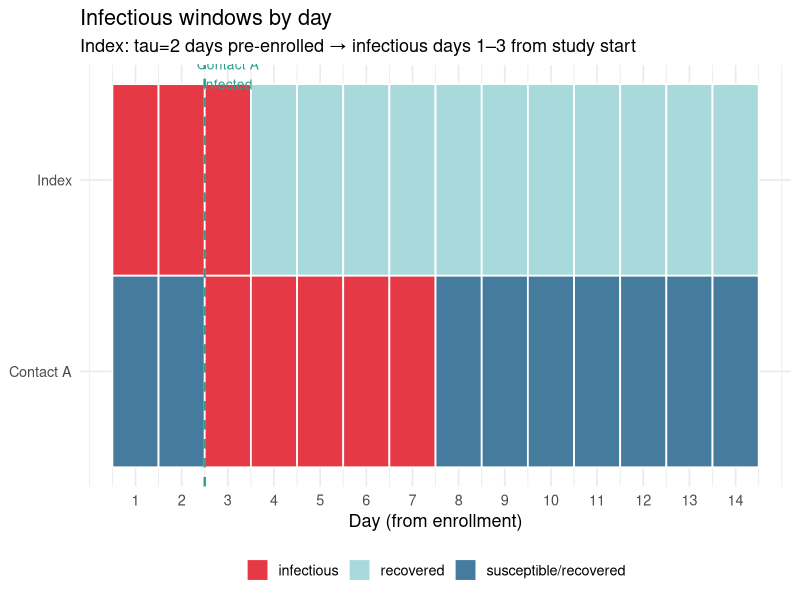
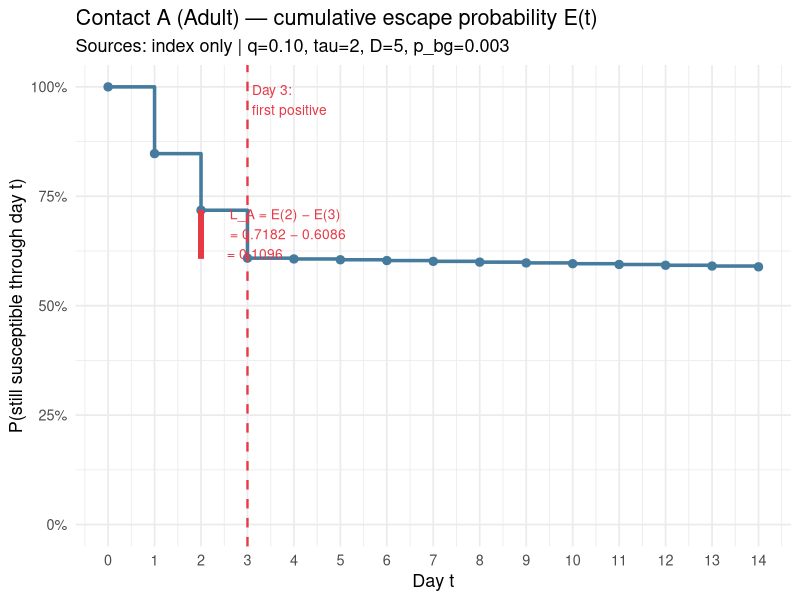
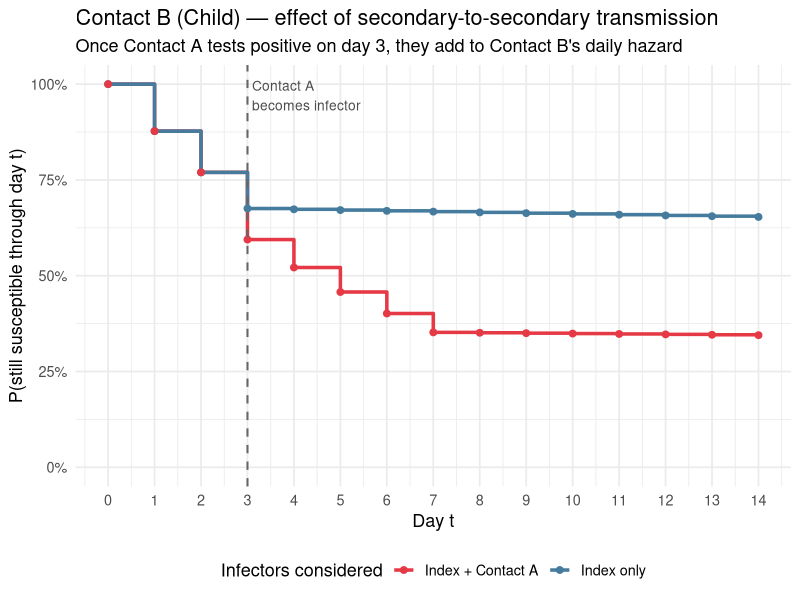
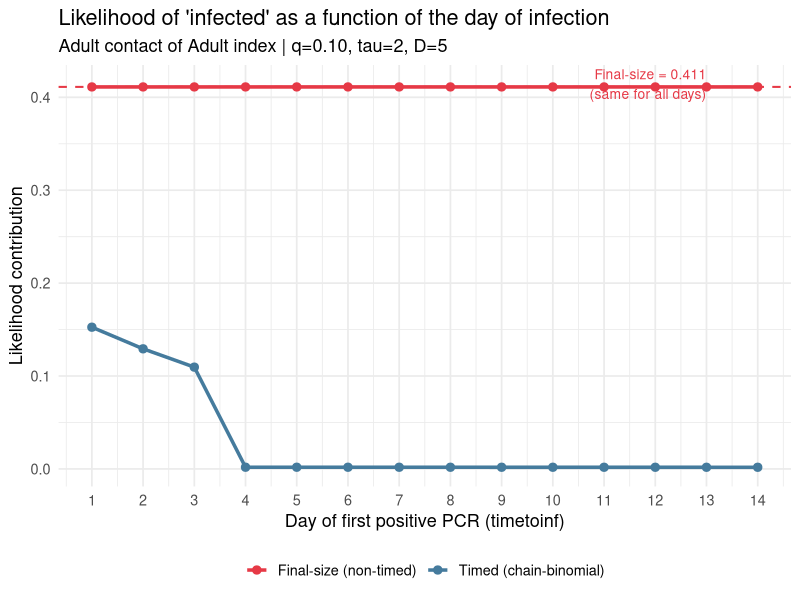

Recreate these plots in R, in order.
## ---- chunk 1
library(ggplot2)
library(dplyr)
library(tidyr)

theme_set(theme_minimal(base_size = 13))
## ---- chunk 2
# ── Parameters ────────────────────────────────────────────────────────────────
q     <- 0.10   # per-contact-per-day transmission probability
p_bg  <- 0.003  # daily community acquisition probability
D     <- 5      # infectious period (days)
tau   <- 2      # days index was ALREADY infectious before day 1 of study
                # (48h enrollment criterion → tau in {1,2,3})
T_follow <- 14  # observation window

# Simplified contact matrix (Child/Adult rates, contact-per-person-per-day)
# Derived from Prem et al. 2021 (Thailand, home setting)
C <- list(
  Adult_Adult = 1.50,
  Child_Adult = 1.20   # Child susceptible, Adult infector
)

# ── Household members ─────────────────────────────────────────────────────────
# Index: Adult, already infectious for tau=2 days → D-tau=3 remaining days
# Contact A: Adult, tests positive on day 3  (timetoinf = 3)
# Contact B: Child, never infected            (timetoinf = NA)

cat("Index case:  Adult\n")
cat(sprintf("  Infectious from:  %d days before enrollment\n", tau))
cat(sprintf("  Remaining infectious days from day 1:  %d (days 1–%d)\n",
            D - tau, D - tau))
cat("\nContact A:  Adult,  timetoinf = 3  (first positive PCR on day 3)\n")
cat("Contact B:  Child,  not infected\n")
## ---- chunk 3
days <- 1:T_follow

# Index: infectious on days 1 .. (D - tau)
index_window <- seq_len(max(0, D - tau))   # days 1, 2, 3

# Contact A: infectious from timetoinf_A to timetoinf_A + D - 1
timetoinf_A <- 3L
contactA_window <- seq(timetoinf_A, timetoinf_A + D - 1)

tibble(
  Day    = days,
  Index  = ifelse(Day %in% index_window, "infectious", "recovered"),
  `Contact A` = ifelse(Day %in% contactA_window, "infectious", "susceptible/recovered")
) %>%
  pivot_longer(-Day, names_to = "Person", values_to = "Status") %>%
  ggplot(aes(x = Day, y = Person, fill = Status)) +
  geom_tile(colour = "white", linewidth = 0.6) +
  scale_x_continuous(breaks = 1:T_follow) +
  scale_fill_manual(values = c(
    infectious           = "#E63946",
    recovered            = "#a8dadc",
    "susceptible/recovered" = "#457B9D"
  )) +
  geom_vline(xintercept = timetoinf_A - 0.5,
             linetype = "dashed", colour = "#2a9d8f", linewidth = 0.8) +
  annotate("text", x = timetoinf_A, y = 2.55,
           label = "Contact A\ninfected", colour = "#2a9d8f", size = 3.5) +
  labs(title = "Infectious windows by day",
       subtitle = sprintf("Index: tau=%d days pre-enrolled → infectious days 1–%d from study start",
                          tau, D - tau),
       x = "Day (from enrollment)", y = NULL, fill = NULL) +
  theme(legend.position = "bottom")
## ---- chunk 4
compute_escape_seq <- function(q, p_bg, D, sus_age, index_age,
                                tau, C, secondary_infectors = list(),
                                T_follow = 14L) {
  # secondary_infectors: list of list(age, start_day)
  index_days <- max(0L, D - tau)
  esc        <- numeric(T_follow + 1L)
  esc[1L]    <- 1.0

  for (t in seq_len(T_follow)) {
    day_esc <- 1 - p_bg

    # Index contribution
    if (t <= index_days) {
      rate    <- q * C[[paste0(sus_age, "_", index_age)]]
      day_esc <- day_esc * (1 - min(rate, 1 - 1e-9))
    }

    # Secondary infectors
    for (inf in secondary_infectors) {
      if (t >= inf$start && t < inf$start + D) {
        rate    <- q * C[[paste0(sus_age, "_", inf$age)]]
        day_esc <- day_esc * (1 - min(rate, 1 - 1e-9))
      }
    }

    esc[t + 1L] <- esc[t] * day_esc
  }
  esc
}
## ---- chunk 5
esc_A <- compute_escape_seq(q, p_bg, D, "Adult", "Adult", tau, C,
                             secondary_infectors = list(), T_follow = T_follow)

df_A <- tibble(
  t   = 0:T_follow,
  E_t = esc_A
)

# Likelihood = drop at day timetoinf_A
lik_A <- esc_A[timetoinf_A] - esc_A[timetoinf_A + 1L]

ggplot(df_A, aes(x = t, y = E_t)) +
  geom_step(colour = "#457B9D", linewidth = 1.2, direction = "hv") +
  geom_point(size = 2.5, colour = "#457B9D") +

  # Highlight E(t_inf - 1) and E(t_inf) — the likelihood = gap between them
  geom_segment(
    aes(x = timetoinf_A - 1, xend = timetoinf_A - 1,
        y = esc_A[timetoinf_A + 1L], yend = esc_A[timetoinf_A]),
    colour = "#E63946", linewidth = 2, linetype = "solid"
  ) +
  annotate("text", x = timetoinf_A - 0.5, y = mean(esc_A[timetoinf_A:(timetoinf_A + 1L)]),
           label = sprintf("L_A = E(%d) − E(%d)\n= %.4f − %.4f\n= %.4f",
                           timetoinf_A - 1, timetoinf_A,
                           esc_A[timetoinf_A], esc_A[timetoinf_A + 1L], lik_A),
           hjust = -0.05, colour = "#E63946", size = 3.5) +

  # Mark infection day
  geom_vline(xintercept = timetoinf_A, linetype = "dashed",
             colour = "#E63946", linewidth = 0.8) +
  annotate("text", x = timetoinf_A + 0.1, y = 0.97,
           label = "Day 3:\nfirst positive", hjust = 0,
           colour = "#E63946", size = 3.5) +

  scale_x_continuous(breaks = 0:T_follow) +
  scale_y_continuous(limits = c(0, 1), labels = scales::percent) +
  labs(title    = "Contact A (Adult) — cumulative escape probability E(t)",
       subtitle = sprintf("Sources: index only | q=%.2f, tau=%d, D=%d, p_bg=%.3f",
                          q, tau, D, p_bg),
       x = "Day t", y = "P(still susceptible through day t)")
## ---- chunk 6
df_A %>%
  filter(t <= 7) %>%
  mutate(
    daily_esc = c(NA, round(diff(E_t) / lag(E_t)[-1], 4)),  # approximate
    E_t       = round(E_t, 4)
  ) %>%
  rename(`Day t` = t, `E(t)` = E_t, `Daily escape factor` = daily_esc) %>%
  knitr::kable(caption = "Escape probability for Contact A (first 7 days)")
## ---- chunk 7
esc_B_no_chain <- compute_escape_seq(
  q, p_bg, D, "Child", "Adult", tau, C,
  secondary_infectors = list(),           # index only
  T_follow = T_follow
)

esc_B_with_chain <- compute_escape_seq(
  q, p_bg, D, "Child", "Adult", tau, C,
  secondary_infectors = list(             # index + Contact A from day 3
    list(age = "Adult", start = timetoinf_A)
  ),
  T_follow = T_follow
)

tibble(
  t              = 0:T_follow,
  `Index only`   = esc_B_no_chain,
  `Index + Contact A` = esc_B_with_chain
) %>%
  pivot_longer(-t, names_to = "Infectors", values_to = "E_t") %>%
  ggplot(aes(x = t, y = E_t, colour = Infectors)) +
  geom_step(linewidth = 1.2, direction = "hv") +
  geom_point(size = 2) +
  geom_vline(xintercept = timetoinf_A, linetype = "dashed",
             colour = "grey40", linewidth = 0.7) +
  annotate("text", x = timetoinf_A + 0.1, y = 0.97,
           label = "Contact A\nbecomes infector", hjust = 0,
           colour = "grey30", size = 3.5) +
  scale_x_continuous(breaks = 0:T_follow) +
  scale_y_continuous(limits = c(0, 1), labels = scales::percent) +
  scale_colour_manual(values = c("Index only" = "#457B9D",
                                  "Index + Contact A" = "#E63946")) +
  labs(title    = "Contact B (Child) — effect of secondary-to-secondary transmission",
       subtitle = "Once Contact A tests positive on day 3, they add to Contact B's daily hazard",
       x = "Day t", y = "P(still susceptible through day t)",
       colour = "Infectors considered") +
  theme(legend.position = "bottom")
## ---- chunk 8
lik_B_no_chain   <- esc_B_no_chain[T_follow + 1L]
lik_B_with_chain <- esc_B_with_chain[T_follow + 1L]

cat(sprintf("Contact B likelihood (not infected):\n"))
cat(sprintf("  Index only model:          E_B(%d) = %.4f\n",
            T_follow, lik_B_no_chain))
cat(sprintf("  With secondary chain:      E_B(%d) = %.4f\n",
            T_follow, lik_B_with_chain))
cat(sprintf("  Ratio: %.4f  (chain model assigns %.1f%% lower probability to 'not infected')\n",
            lik_B_with_chain / lik_B_no_chain,
            100 * (1 - lik_B_with_chain / lik_B_no_chain)))
## ---- chunk 9
loglik_no_chain   <- log(lik_A) + log(lik_B_no_chain)
loglik_with_chain <- log(lik_A) + log(lik_B_with_chain)

cat("Full household log-likelihood\n")
cat(sprintf("  log L_A                    = log(%.4f) = %.4f\n",
            lik_A, log(lik_A)))
cat(sprintf("\n  [Index only model]\n"))
cat(sprintf("  log L_B (not infected)     = log(%.4f) = %.4f\n",
            lik_B_no_chain, log(lik_B_no_chain)))
cat(sprintf("  TOTAL log-likelihood       = %.4f\n", loglik_no_chain))
cat(sprintf("\n  [With secondary chain]\n"))
cat(sprintf("  log L_B (not infected)     = log(%.4f) = %.4f\n",
            lik_B_with_chain, log(lik_B_with_chain)))
cat(sprintf("  TOTAL log-likelihood       = %.4f\n", loglik_with_chain))
## ---- chunk 10
# For a range of timetoinf values, compare timed vs final-size likelihood
t_range <- 1:T_follow

lik_timed_vec <- sapply(t_range, function(ti) {
  esc <- compute_escape_seq(q, p_bg, D, "Adult", "Adult", tau, C,
                            secondary_infectors = list(), T_follow = T_follow)
  esc[ti] - esc[ti + 1L]
})

# Final-size gives same likelihood regardless of when infection happened
esc_final <- compute_escape_seq(q, p_bg, D, "Adult", "Adult", tau, C,
                                 secondary_infectors = list(), T_follow = T_follow)
lik_final <- 1 - esc_final[T_follow + 1L]

tibble(
  `Day of infection (timetoinf)` = t_range,
  `Timed (chain-binomial)`       = lik_timed_vec,
  `Final-size (non-timed)`       = lik_final
) %>%
  pivot_longer(-`Day of infection (timetoinf)`, names_to = "Model", values_to = "Likelihood") %>%
  ggplot(aes(x = `Day of infection (timetoinf)`, y = Likelihood, colour = Model)) +
  geom_line(linewidth = 1.2) +
  geom_point(size = 2.5) +
  geom_hline(yintercept = lik_final, linetype = "dashed",
             colour = "#E63946", linewidth = 0.7) +
  annotate("text", x = 13, y = lik_final + 0.003,
           label = sprintf("Final-size = %.3f\n(same for all days)", lik_final),
           hjust = 1, colour = "#E63946", size = 3.5) +
  scale_x_continuous(breaks = 1:T_follow) +
  scale_colour_manual(values = c("Timed (chain-binomial)" = "#457B9D",
                                  "Final-size (non-timed)"  = "#E63946")) +
  labs(title    = "Likelihood of 'infected' as a function of the day of infection",
       subtitle = sprintf("Adult contact of Adult index | q=%.2f, tau=%d, D=%d",
                          q, tau, D),
       x = "Day of first positive PCR (timetoinf)",
       y = "Likelihood contribution",
       colour = NULL) +
  theme(legend.position = "bottom")
## ---- chunk 11
tibble(
  ` ` = c("Contact A (Adult)", "Contact B (Child)"),
  `Observed` = c("Infected on day 3", "Not infected"),
  `Infectors` = c("Index only", "Index + Contact A (from day 3)"),
  `Model` = c("E_A(2) − E_A(3)", "E_B(14)"),
  `Likelihood` = round(c(lik_A, lik_B_with_chain), 4),
  `log L` = round(c(log(lik_A), log(lik_B_with_chain)), 4)
) %>%
  knitr::kable(caption = "Likelihood summary for the example household")
